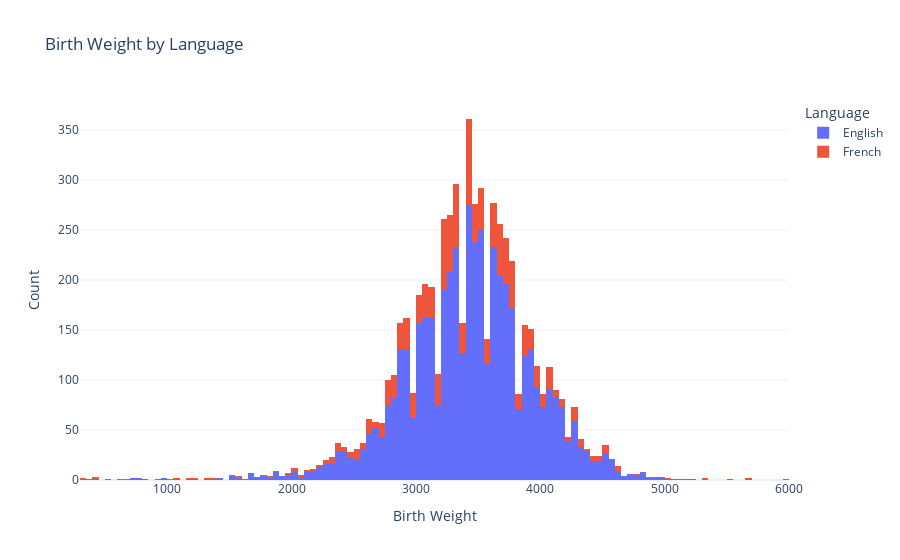

Notebook cell for this chart:
### Code cell
#Stacked histogram of the Birth Weight by Language
fig = px.histogram(
    df,
    x='Birth_Weight',
    color='Language',
    barmode='stack',
    title='Birth Weight by Language'
)
fig.update_layout(
    xaxis_title='Birth Weight',
    yaxis_title='Count'
)
fig.show()

### Figure 1 — Plotly figure (JSON) as saved in the notebook; plotly's stock layout.template omitted (floating-point values rounded to 4 significant figures; data arrays with more than 128 entries replaced by an {"elided": "..."} marker saying what was removed)
{"data": [{"bingroup": "x", "hovertemplate": "Language=English<br>Birth_Weight=%{x}<br>count=%{y}<extra></extra>", "legendgroup": "English", "marker": {"color": "#636efa", "pattern": {"shape": ""}}, "name": "English", "orientation": "v", "showlegend": true, "type": "histogram", "x": {"elided": "8155 float values"}, "xaxis": "x", "yaxis": "y"}, {"bingroup": "x", "hovertemplate": "Language=French<br>Birth_Weight=%{x}<br>count=%{y}<extra></extra>", "legendgroup": "French", "marker": {"color": "#EF553B", "pattern": {"shape": ""}}, "name": "French", "orientation": "v", "showlegend": true, "type": "histogram", "x": {"elided": "2617 float values"}, "xaxis": "x", "yaxis": "y"}], "layout": {"barmode": "stack", "legend": {"title": {"text": "Language"}, "tracegroupgap": 0}, "title": {"text": "Birth Weight by Language"}, "xaxis": {"anchor": "y", "domain": [0, 1], "title": {"text": "Birth Weight"}}, "yaxis": {"anchor": "x", "domain": [0, 1], "title": {"text": "Count"}}}}
